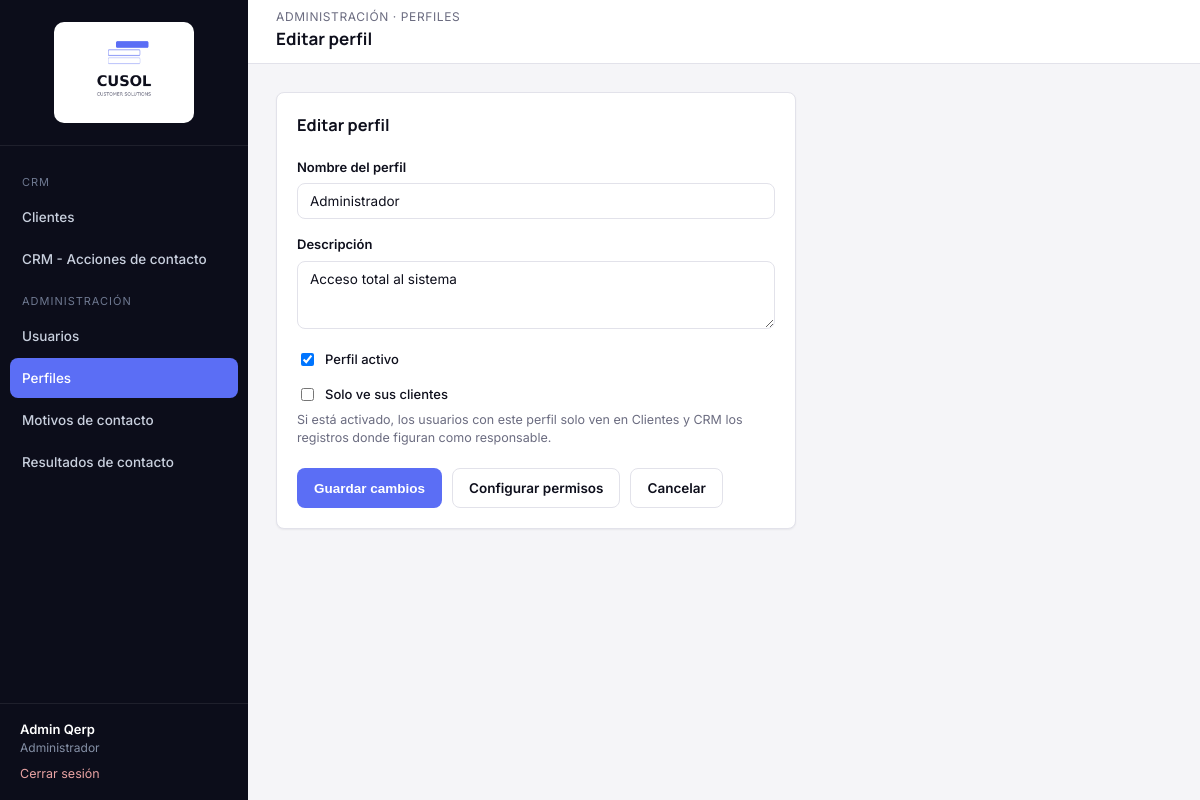
Screenshot of /modules/perfiles/editar.php?id=1 (signed in) with the database file from the repository.
### tables this page shows
CREATE TABLE qerp_secciones (
  id INT PRIMARY KEY AUTO_INCREMENT,
  nombre VARCHAR(100) NOT NULL,
  slug VARCHAR(100) NOT NULL UNIQUE,
  icono VARCHAR(50) DEFAULT NULL,
  grupo VARCHAR(50) NOT NULL DEFAULT 'General',
  orden INT DEFAULT 0
);

CREATE TABLE qerp_perfiles (
  id INT PRIMARY KEY AUTO_INCREMENT,
  nombre VARCHAR(50) NOT NULL,
  descripcion VARCHAR(255) DEFAULT NULL,
  activo TINYINT(1) NOT NULL DEFAULT 1,
  solo_ve_sus_clientes TINYINT(1) NOT NULL DEFAULT 0,
  creado_en DATETIME DEFAULT CURRENT_TIMESTAMP
);

### includes/funciones.php (called while the page is built, shortened)
<?php
function estaLogueado(): bool
{
    return isset($_SESSION['usuario_id']);
}
function usuarioActual(): ?array
{
    return [
        'id'         => $_SESSION['usuario_id'],
        'nombre'     => $_SESSION['usuario_nombre'],
        'apellido'   => $_SESSION['usuario_apellido'],
        'mail'       => $_SESSION['usuario_mail'],
        'perfil_id'  => $_SESSION['perfil_id'],
        'perfil'     => $_SESSION['perfil_nombre'],
    ];
}
function tienePermiso(PDO $pdo, string $slugSeccion, string $accion = 'ver'): bool
{
    $accionesValidas = ['ver', 'crear', 'editar', 'eliminar'];
    static $cache = [];
    $clave = $_SESSION['perfil_id'] . '-' . $slugSeccion;
    if (!isset($cache[$clave])) {
        $stmt = $pdo->prepare(
            "SELECT pp.ver, pp.crear, pp.editar, pp.eliminar
             FROM qerp_perfil_permisos pp
             INNER JOIN qerp_secciones s ON s.id = pp.seccion_id
             WHERE pp.perfil_id = :perfil_id AND s.slug = :slug
             LIMIT 1"
        );
        $stmt->execute([
            ':perfil_id' => $_SESSION['perfil_id'],
            ':slug'      => $slugSeccion,
        ]);
        $cache[$clave] = $stmt->fetch() ?: ['ver' => 0, 'crear' => 0, 'editar' => 0, 'eliminar' => 0];
    }
    return (bool) $cache[$clave][$accion];
}
function requerirPermiso(PDO $pdo, string $slugSeccion, string $accion = 'ver'): void
{
    if (!tienePermiso($pdo, $slugSeccion, $accion)) {
        http_response_code(403);
        include __DIR__ . '/../includes/403.php';
        exit;
    }
}
function e(?string $valor): string
{
    return htmlspecialchars($valor ?? '', ENT_QUOTES, 'UTF-8');
}
function obtenerSeccionesMenu(PDO $pdo): array
{
    $stmt = $pdo->query('SELECT * FROM qerp_secciones ORDER BY orden ASC');
    return $stmt->fetchAll();
}

### modules/perfiles/editar.php (the view, shortened to what this page needs)
<?php
require_once __DIR__ . '/../../config/conexion.php';
require_once __DIR__ . '/../../includes/funciones.php';
requerirPermiso($pdo, 'perfiles', 'editar');
$slugSeccionActual = 'perfiles';
$id = (int) ($_GET['id'] ?? 0);
$stmt = $pdo->prepare('SELECT * FROM qerp_perfiles WHERE id = :id');
$stmt->execute([':id' => $id]);
$perfil = $stmt->fetch();
$datos = [
    'nombre'               => $perfil['nombre'],
    'descripcion'          => $perfil['descripcion'],
    'activo'               => $perfil['activo'],
    'solo_ve_sus_clientes' => $perfil['solo_ve_sus_clientes'],
];
include __DIR__ . '/../../includes/header.php';
?>
<div class="card" style="max-width:520px;">
    <div class="card-header"><h3>Editar perfil</h3></div>
    <form method="post">
        <div class="campo">
            <label for="nombre">Nombre del perfil</label>
            <input type="text" id="nombre" name="nombre" value="<?= e($datos['nombre']) ?>" required>
        </div>
        <div class="campo">
            <label for="descripcion">Descripción</label>
            <textarea id="descripcion" name="descripcion" rows="3"><?= e($datos['descripcion']) ?></textarea>
        </div>
        <div class="campo">
            <label style="display:flex;align-items:center;gap:8px;font-weight:500;">
                <input type="checkbox" name="activo" style="width:auto;" <?= $datos['activo'] ? 'checked' : '' ?>>
                Perfil activo
            </label>
        </div>
        <div class="campo">
            <label style="display:flex;align-items:center;gap:8px;font-weight:500;">
                <input type="checkbox" name="solo_ve_sus_clientes" style="width:auto;" <?= $datos['solo_ve_sus_clientes'] ? 'checked' : '' ?>>
                Solo ve sus clientes
            </label>
            <p style="color:var(--muted); font-size:12.5px; margin:4px 0 0;">
                Si está activado, los usuarios con este perfil solo ven en Clientes y CRM los registros donde figuran como responsable.
            </p>
        </div>
        <div style="display:flex; gap:10px; margin-top:20px;">
            <button type="submit" class="btn btn-primary">Guardar cambios</button>
            <a href="permisos.php?id=<?= $id ?>" class="btn btn-outline">Configurar permisos</a>
            <a href="index.php" class="btn btn-outline">Cancelar</a>
        </div>
    </form>
</div>
<?php include __DIR__ . '/../../includes/footer.php'; ?>

### includes/sidebar.php (shortened to what this page needs)
<?php
$usuario = usuarioActual();
$secciones = obtenerSeccionesMenu($pdo);
$slugActual = $slugSeccionActual ?? '';
$grupos = [];
foreach ($secciones as $s) {
    $grupos[$s['grupo'] ?? 'General'][] = $s;
}
$ordenGrupos = ['CRM', 'Administración'];
?>
<aside class="qerp-sidebar" id="qerpSidebar">
    <div class="brand">
        <img src="<?= QERP_URL_BASE ?>/assets/img/logo-cusol.png" alt="CUSOL" class="logo-sidebar">
    </div>
    <nav class="qerp-nav">
        <?php foreach ($ordenGrupos as $grupo): ?>
            <?php
                $items = array_filter($grupos[$grupo] ?? [], fn($s) => tienePermiso($pdo, $s['slug'], 'ver'));
            ?>
            <div class="seccion-titulo"><?= e($grupo) ?></div>
            <?php foreach ($items as $s): ?>
                <a href="<?= QERP_URL_BASE ?>/modules/<?= e($s['slug']) ?>/index.php"
                   class="<?= $slugActual === $s['slug'] ? 'activo' : '' ?>">
                    <?= e($s['nombre']) ?>
                </a>
            <?php endforeach; ?>
        <?php endforeach; ?>
    </nav>
    <div class="usuario-box">
        <div class="nombre"><?= e($usuario['nombre'] . ' ' . $usuario['apellido']) ?></div>
        <div class="perfil"><?= e($usuario['perfil']) ?></div>
        <a class="salir" href="<?= QERP_URL_BASE ?>/login/logout.php">Cerrar sesión</a>
    </div>
</aside>

### assets/css/style.css (style rules this page uses)
:root { --bg: #F5F5F8; --surface: #FFFFFF; --ink: #0E0F1C; --muted: #6B6C80; --border: #E2E2EA; --navy: #0C0D1A; --navy-light: #1B1D2E; --navy-hover: #262940; --accent: #5B6EF5; --accent-light: #ECEEFE; --accent-hover: #3A4FD4; --danger: #DC2626; --danger-light: #FDECEC; --success: #15803D; --success-light: #E9F7EE; --warning: #B45309; --warning-light: #FEF3E2; --radius: 8px; --shadow-sm: 0 1px 2px rgba(16, 24, 38, 0.06); --shadow-md: 0 4px 16px rgba(16, 24, 38, 0.08); --sidebar-w: 248px; --header-h: 64px; }
* { box-sizing: border-box; }
html, body { margin: 0; padding: 0; background: var(--bg); color: var(--ink); font-family: 'Inter', -apple-system, BlinkMacSystemFont, 'Segoe UI', sans-serif; font-size: 14px; line-height: 1.5; }
h1, h2, h3, h4 { font-family: 'Manrope', 'Inter', sans-serif; font-weight: 700; color: var(--ink); margin: 0 0 4px 0; }
a { color: var(--accent); text-decoration: none; }
.qerp-sidebar { width: var(--sidebar-w); background: var(--navy); color: #C9D0DE; flex-shrink: 0; position: fixed; top: 0; left: 0; bottom: 0; display: flex; flex-direction: column; }
.qerp-sidebar .brand { display: flex; align-items: center; justify-content: center; padding: 22px 20px; border-bottom: 1px solid rgba(255,255,255,0.08); }
.logo-sidebar { width: 140px; height: auto; background: #fff; border-radius: 10px; padding: 10px 12px; }
.qerp-nav { padding: 16px 10px; flex: 1; overflow-y: auto; }
.qerp-nav .seccion-titulo { text-transform: uppercase; font-size: 11px; letter-spacing: 1px; color: #6E7890; padding: 12px 12px 6px; }
.qerp-nav a { display: flex; align-items: center; gap: 10px; padding: 10px 12px; border-radius: var(--radius); color: #C9D0DE; font-weight: 500; font-size: 13.5px; margin-bottom: 2px; }
.qerp-nav a.activo { background: var(--accent); color: #fff; }
.qerp-sidebar .usuario-box { padding: 16px 20px; border-top: 1px solid rgba(255,255,255,0.08); font-size: 13px; }
.qerp-sidebar .usuario-box .nombre { color: #fff; font-weight: 600; }
.qerp-sidebar .usuario-box .perfil { color: #8590A6; font-size: 12px; }
.qerp-sidebar .usuario-box a.salir { display: inline-block; margin-top: 8px; color: #E9A3A3; font-size: 12.5px; }
.card { position: relative; background: var(--surface); border: 1px solid var(--border); border-radius: var(--radius); box-shadow: var(--shadow-sm); padding: 20px; }
.card-header { display: flex; align-items: center; justify-content: space-between; margin-bottom: 16px; }
.btn { display: inline-flex; align-items: center; gap: 6px; padding: 9px 16px; border-radius: var(--radius); border: 1px solid transparent; font-size: 13.5px; font-weight: 600; cursor: pointer; text-decoration: none !important; }
.btn-primary { background: var(--accent); color: #fff; }
.btn-outline { background: transparent; border-color: var(--border); color: var(--ink); }
label { display: block; font-size: 13px; font-weight: 600; margin-bottom: 6px; color: var(--ink); }
input[type=text], input[type=email], input[type=password], input[type=date], input[type=datetime-local], select, textarea { width: 100%; padding: 9px 12px; border: 1px solid var(--border); border-radius: var(--radius); font-size: 13.5px; font-family: inherit; color: var(--ink); background: #fff; }
.campo { margin-bottom: 16px; }

### rows the page displays
qerp_secciones: nombre "Clientes"
qerp_secciones: nombre "CRM - Acciones de contacto"
qerp_secciones: nombre "Usuarios"
qerp_secciones: nombre "Perfiles"
qerp_secciones: nombre "Motivos de contacto"
qerp_secciones: nombre "Resultados de contacto"
qerp_perfiles: nombre "Administrador", descripcion "Acceso total al sistema", activo "☑"

### other values shown
$grupo "CRM"
$grupo "ADMINISTRACIÓN"
$usuario['nombre'] . ' ' . $usuario['apellido'] "Admin Qerp"
$eyebrowPagina "ADMINISTRACIÓN · PERFILES"
$tituloPagina "Editar perfil"
